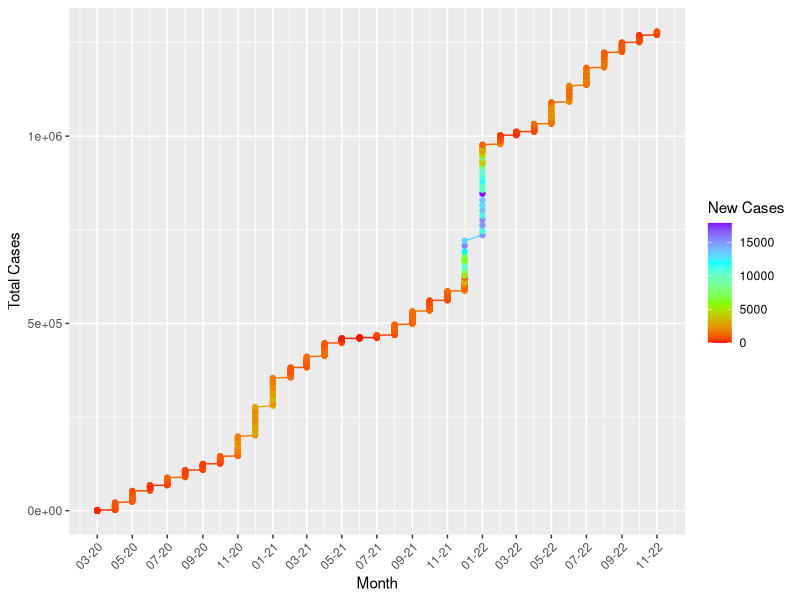
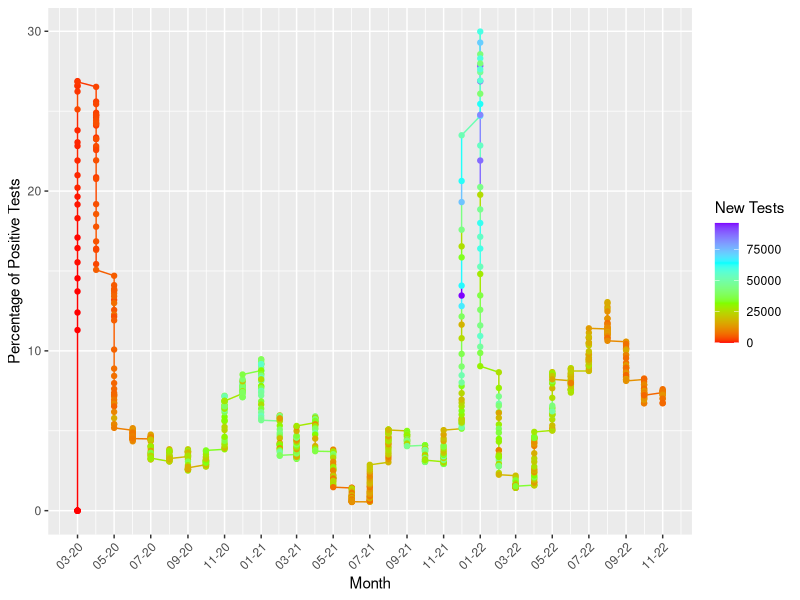
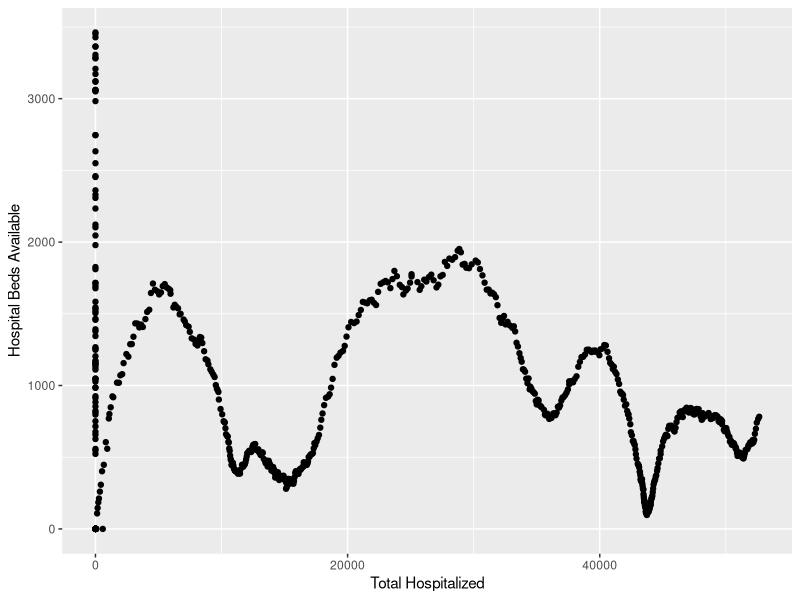
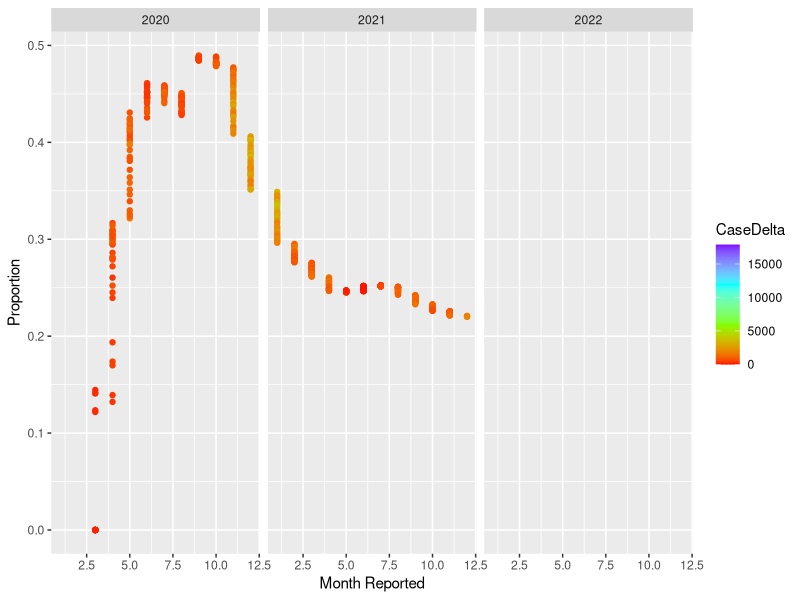
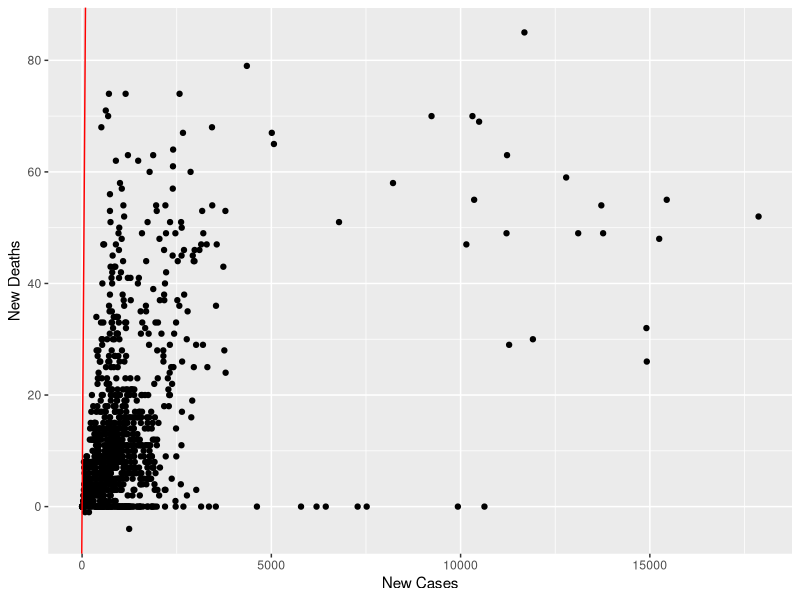

Here is the R script that generated these plots, in order:
## ---- chunk 1
knitr::opts_chunk$set(echo = TRUE)
## ---- chunk 2

library(data.table)
df <- fread('MD_COVID-19_-_MASTER_Case_Tracker.csv')
show(df)
## ---- chunk 3
library(tidyverse)
library(lubridate)
library(dplyr)
## ---- chunk 4


df1 <- df %>% dplyr::mutate(year = year(as.Date(df$ReportDate,format="%m/%d/%Y")),
                 month = lubridate::month(as.Date(df$ReportDate,format="%m/%d/%Y")),
                 day = lubridate::day(as.Date(df$ReportDate,format="%m/%d/%Y")),
                 date = my(format(as.Date(df$ReportDate,format = "%m/%d/%Y"),"%m/%y")))
## ---- chunk 5
ggplot(data=df1, aes(x=df1$date, y=df1$TotalCases, color= df1$CaseDelta)) +
  labs(x = "Month", y = "Total Cases", color = "New Cases") +
  scale_colour_gradientn(colors=rainbow(4)) +
  geom_line()+
  geom_point() +
  scale_x_date(date_labels = "%m-%y",
               date_breaks = "2 month") +
  theme(axis.text.x = element_text(angle = 45, hjust=1))
## ---- chunk 6
ggplot(data=df1, aes(x=df1$date, y=df1$PosTestPercent, color = df1$TestsDelta)) +
  geom_line() +
  labs(color = "New Tests", x = "Month", y = "Percentage of Positive Tests") +
  scale_colour_gradientn(colors=rainbow(4)) +
  geom_point() +
  scale_x_date(date_labels = "%m-%y",
               date_breaks = "2 month") +
  theme(axis.text.x = element_text(angle = 45, hjust=1))
## ---- chunk 7
ggplot(data=df1, aes(x=df1$total_hospitalized, y=df1$bedsTotal)) +
  xlab("Total Hospitalized") +
  ylab("Hospital Beds Available") +
  geom_point()
## ---- chunk 8
proportion = df1$total_released / df1$total_hospitalized
ggplot(data=df1, aes(x=df1$month, y=proportion, color=CaseDelta)) +
  facet_grid(. ~df1$year)+
  scale_colour_gradientn(colors=rainbow(4)) +
  xlab("Month Reported") +
  ylab("Proportion") +
  geom_point()

## ---- chunk 9
df1[is.na(df1)] = 0
ggplot(data=df1, aes(y=df1$deathsDelta, x=df1$CaseDelta)) +
  labs(x = "New Cases", y = "New Deaths") +
  geom_point() +
  geom_abline(color = "red")
